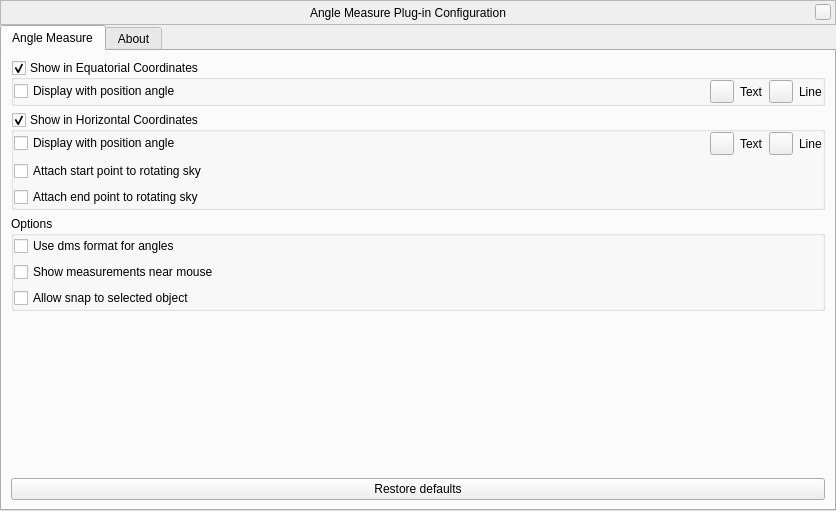
<?xml version="1.0" encoding="UTF-8"?>
<ui version="4.0">
 <class>angleMeasureDialog</class>
 <widget class="QWidget" name="angleMeasureDialog">
  <property name="geometry">
   <rect>
    <x>0</x>
    <y>0</y>
    <width>836</width>
    <height>511</height>
   </rect>
  </property>
  <property name="windowTitle">
   <string>Pulsars Configuration</string>
  </property>
  <layout class="QVBoxLayout" name="verticalLayout_2">
   <property name="spacing">
    <number>0</number>
   </property>
   <property name="leftMargin">
    <number>0</number>
   </property>
   <property name="topMargin">
    <number>0</number>
   </property>
   <property name="rightMargin">
    <number>0</number>
   </property>
   <property name="bottomMargin">
    <number>0</number>
   </property>
   <item>
    <widget class="BarFrame" name="TitleBar">
     <property name="sizePolicy">
      <sizepolicy hsizetype="Expanding" vsizetype="Fixed">
       <horstretch>0</horstretch>
       <verstretch>0</verstretch>
      </sizepolicy>
     </property>
     <property name="minimumSize">
      <size>
       <width>530</width>
       <height>25</height>
      </size>
     </property>
     <property name="maximumSize">
      <size>
       <width>16777215</width>
       <height>25</height>
      </size>
     </property>
     <property name="focusPolicy">
      <enum>Qt::NoFocus</enum>
     </property>
     <property name="autoFillBackground">
      <bool>false</bool>
     </property>
     <property name="frameShape">
      <enum>QFrame::StyledPanel</enum>
     </property>
     <layout class="QHBoxLayout">
      <property name="spacing">
       <number>0</number>
      </property>
      <property name="leftMargin">
       <number>0</number>
      </property>
      <property name="topMargin">
       <number>0</number>
      </property>
      <property name="rightMargin">
       <number>4</number>
      </property>
      <property name="bottomMargin">
       <number>0</number>
      </property>
      <item>
       <spacer>
        <property name="orientation">
         <enum>Qt::Horizontal</enum>
        </property>
        <property name="sizeHint" stdset="0">
         <size>
          <width>40</width>
          <height>20</height>
         </size>
        </property>
       </spacer>
      </item>
      <item>
       <widget class="QLabel" name="stelWindowTitle">
        <property name="text">
         <string>Angle Measure Plug-in Configuration</string>
        </property>
       </widget>
      </item>
      <item>
       <spacer>
        <property name="orientation">
         <enum>Qt::Horizontal</enum>
        </property>
        <property name="sizeHint" stdset="0">
         <size>
          <width>40</width>
          <height>20</height>
         </size>
        </property>
       </spacer>
      </item>
      <item>
       <widget class="QPushButton" name="closeStelWindow">
        <property name="minimumSize">
         <size>
          <width>16</width>
          <height>16</height>
         </size>
        </property>
        <property name="maximumSize">
         <size>
          <width>16</width>
          <height>16</height>
         </size>
        </property>
        <property name="focusPolicy">
         <enum>Qt::NoFocus</enum>
        </property>
        <property name="text">
         <string/>
        </property>
       </widget>
      </item>
     </layout>
    </widget>
   </item>
   <item>
    <widget class="QTabWidget" name="tabs">
     <property name="currentIndex">
      <number>0</number>
     </property>
     <property name="documentMode">
      <bool>false</bool>
     </property>
     <widget class="QWidget" name="settingsTab">
      <attribute name="title">
       <string>Angle Measure</string>
      </attribute>
      <layout class="QVBoxLayout" name="verticalLayout_3">
       <item>
        <widget class="QGroupBox" name="showEquatorial_GroupBox">
         <property name="sizePolicy">
          <sizepolicy hsizetype="Preferred" vsizetype="Preferred">
           <horstretch>0</horstretch>
           <verstretch>0</verstretch>
          </sizepolicy>
         </property>
         <property name="title">
          <string>Show in Equatorial Coordinates</string>
         </property>
         <property name="flat">
          <bool>true</bool>
         </property>
         <property name="checkable">
          <bool>true</bool>
         </property>
         <layout class="QGridLayout" name="gridLayout">
          <property name="leftMargin">
           <number>0</number>
          </property>
          <property name="topMargin">
           <number>0</number>
          </property>
          <property name="rightMargin">
           <number>0</number>
          </property>
          <property name="bottomMargin">
           <number>0</number>
          </property>
          <item row="1" column="0">
           <layout class="QHBoxLayout" name="equatorialHorizontalLayout">
            <item>
             <widget class="QCheckBox" name="showPositionAngleCheckBox">
              <property name="enabled">
               <bool>true</bool>
              </property>
              <property name="text">
               <string>Display with position angle</string>
              </property>
             </widget>
            </item>
            <item>
             <spacer name="equatorialLineHorizontalSpacer">
              <property name="orientation">
               <enum>Qt::Horizontal</enum>
              </property>
              <property name="sizeHint" stdset="0">
               <size>
                <width>40</width>
                <height>20</height>
               </size>
              </property>
             </spacer>
            </item>
            <item>
             <widget class="QToolButton" name="equatorialTextColorToolButton">
              <property name="text">
               <string/>
              </property>
             </widget>
            </item>
            <item>
             <widget class="QLabel" name="equatorialTextColorLabel">
              <property name="sizePolicy">
               <sizepolicy hsizetype="Minimum" vsizetype="Preferred">
                <horstretch>0</horstretch>
                <verstretch>0</verstretch>
               </sizepolicy>
              </property>
              <property name="text">
               <string>Text</string>
              </property>
             </widget>
            </item>
            <item>
             <widget class="QToolButton" name="equatorialLineColorToolButton">
              <property name="text">
               <string/>
              </property>
             </widget>
            </item>
            <item>
             <widget class="QLabel" name="equatorialLineColorLabel">
              <property name="sizePolicy">
               <sizepolicy hsizetype="Minimum" vsizetype="Preferred">
                <horstretch>0</horstretch>
                <verstretch>0</verstretch>
               </sizepolicy>
              </property>
              <property name="text">
               <string>Line</string>
              </property>
             </widget>
            </item>
           </layout>
          </item>
         </layout>
        </widget>
       </item>
       <item>
        <widget class="QGroupBox" name="showHorizontal_GroupBox">
         <property name="title">
          <string>Show in Horizontal Coordinates</string>
         </property>
         <property name="flat">
          <bool>true</bool>
         </property>
         <property name="checkable">
          <bool>true</bool>
         </property>
         <layout class="QGridLayout" name="gridLayout_2">
          <property name="leftMargin">
           <number>0</number>
          </property>
          <property name="topMargin">
           <number>0</number>
          </property>
          <property name="rightMargin">
           <number>0</number>
          </property>
          <property name="bottomMargin">
           <number>0</number>
          </property>
          <item row="3" column="0">
           <layout class="QHBoxLayout" name="horizontalLayout">
            <item>
             <widget class="QCheckBox" name="showPositionAngleHorizontalCheckBox">
              <property name="toolTip">
               <string>(e.g. for Dobson starhopping)</string>
              </property>
              <property name="text">
               <string>Display with position angle </string>
              </property>
             </widget>
            </item>
            <item>
             <spacer name="horizontalLineHorizontalSpacer">
              <property name="orientation">
               <enum>Qt::Horizontal</enum>
              </property>
              <property name="sizeHint" stdset="0">
               <size>
                <width>40</width>
                <height>20</height>
               </size>
              </property>
             </spacer>
            </item>
            <item>
             <widget class="QToolButton" name="horizontalTextColorToolButton">
              <property name="text">
               <string/>
              </property>
             </widget>
            </item>
            <item>
             <widget class="QLabel" name="horizontalTextColorLabel">
              <property name="sizePolicy">
               <sizepolicy hsizetype="Minimum" vsizetype="Preferred">
                <horstretch>0</horstretch>
                <verstretch>0</verstretch>
               </sizepolicy>
              </property>
              <property name="text">
               <string>Text</string>
              </property>
             </widget>
            </item>
            <item>
             <widget class="QToolButton" name="horizontalLineColorToolButton">
              <property name="text">
               <string/>
              </property>
             </widget>
            </item>
            <item>
             <widget class="QLabel" name="horizontalLineColorLabel">
              <property name="sizePolicy">
               <sizepolicy hsizetype="Minimum" vsizetype="Preferred">
                <horstretch>0</horstretch>
                <verstretch>0</verstretch>
               </sizepolicy>
              </property>
              <property name="text">
               <string>Line</string>
              </property>
             </widget>
            </item>
           </layout>
          </item>
          <item row="5" column="0">
           <widget class="QCheckBox" name="azAltStartOnSkyCheckBox">
            <property name="text">
             <string>Attach start point to rotating sky</string>
            </property>
           </widget>
          </item>
          <item row="6" column="0">
           <widget class="QCheckBox" name="azAltEndOnSkyCheckBox">
            <property name="text">
             <string>Attach end point to rotating sky</string>
            </property>
           </widget>
          </item>
         </layout>
        </widget>
       </item>
       <item>
        <widget class="QGroupBox" name="optionsBox">
         <property name="title">
          <string>Options</string>
         </property>
         <property name="flat">
          <bool>true</bool>
         </property>
         <layout class="QGridLayout" name="gridLayout_3">
          <property name="leftMargin">
           <number>0</number>
          </property>
          <property name="topMargin">
           <number>0</number>
          </property>
          <property name="rightMargin">
           <number>0</number>
          </property>
          <property name="bottomMargin">
           <number>0</number>
          </property>
          <item row="1" column="0">
           <widget class="QCheckBox" name="followCursorCheckBox">
            <property name="toolTip">
             <string>When set, measurements are shown near the end of the line instead of its starting point.</string>
            </property>
            <property name="text">
             <string>Show measurements near mouse</string>
            </property>
           </widget>
          </item>
          <item row="0" column="0">
           <widget class="QCheckBox" name="useDmsFormatCheckBox">
            <property name="text">
             <string>Use dms format for angles</string>
            </property>
           </widget>
          </item>
          <item row="2" column="0">
           <widget class="QCheckBox" name="panAndSelectCheckBox">
            <property name="toolTip">
             <string>&lt;html&gt;&lt;head/&gt;&lt;body&gt;&lt;p&gt;When set, only the right mouse button is used for angle measurement, the left mouse button pans an selects as usual&lt;/p&gt;&lt;/body&gt;&lt;/html&gt;</string>
            </property>
            <property name="text">
             <string>Allow snap to selected object</string>
            </property>
           </widget>
          </item>
         </layout>
        </widget>
       </item>
       <item>
        <spacer name="verticalSpacer_3">
         <property name="orientation">
          <enum>Qt::Vertical</enum>
         </property>
         <property name="sizeHint" stdset="0">
          <size>
           <width>20</width>
           <height>120</height>
          </size>
         </property>
        </spacer>
       </item>
       <item>
        <widget class="QPushButton" name="restoreDefaultsButton">
         <property name="sizePolicy">
          <sizepolicy hsizetype="Expanding" vsizetype="Fixed">
           <horstretch>0</horstretch>
           <verstretch>0</verstretch>
          </sizepolicy>
         </property>
         <property name="text">
          <string>Restore defaults</string>
         </property>
        </widget>
       </item>
      </layout>
     </widget>
     <widget class="QWidget" name="aboutTab">
      <attribute name="title">
       <string comment="tab in plugin windows">About</string>
      </attribute>
      <layout class="QVBoxLayout" name="verticalLayout_11">
       <property name="spacing">
        <number>9</number>
       </property>
       <item>
        <widget class="QTextBrowser" name="aboutTextBrowser">
         <property name="openExternalLinks">
          <bool>true</bool>
         </property>
         <property name="openLinks">
          <bool>true</bool>
         </property>
        </widget>
       </item>
      </layout>
     </widget>
    </widget>
   </item>
  </layout>
 </widget>
 <customwidgets>
  <customwidget>
   <class>BarFrame</class>
   <extends>QFrame</extends>
   <header>Dialog.hpp</header>
   <container>1</container>
  </customwidget>
 </customwidgets>
 <tabstops>
  <tabstop>tabs</tabstop>
  <tabstop>showEquatorial_GroupBox</tabstop>
  <tabstop>showPositionAngleCheckBox</tabstop>
  <tabstop>equatorialTextColorToolButton</tabstop>
  <tabstop>equatorialLineColorToolButton</tabstop>
  <tabstop>showHorizontal_GroupBox</tabstop>
  <tabstop>showPositionAngleHorizontalCheckBox</tabstop>
  <tabstop>horizontalTextColorToolButton</tabstop>
  <tabstop>horizontalLineColorToolButton</tabstop>
  <tabstop>azAltStartOnSkyCheckBox</tabstop>
  <tabstop>azAltEndOnSkyCheckBox</tabstop>
  <tabstop>useDmsFormatCheckBox</tabstop>
  <tabstop>followCursorCheckBox</tabstop>
  <tabstop>restoreDefaultsButton</tabstop>
  <tabstop>aboutTextBrowser</tabstop>
 </tabstops>
 <resources/>
 <connections/>
</ui>
